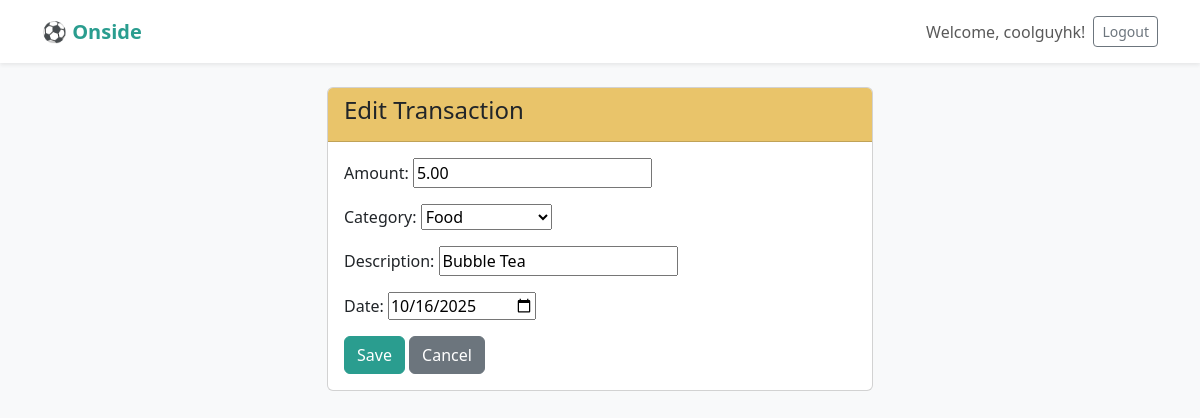
/transaction/1/edit/ (signed in), run on an earlier commit of the app's database.
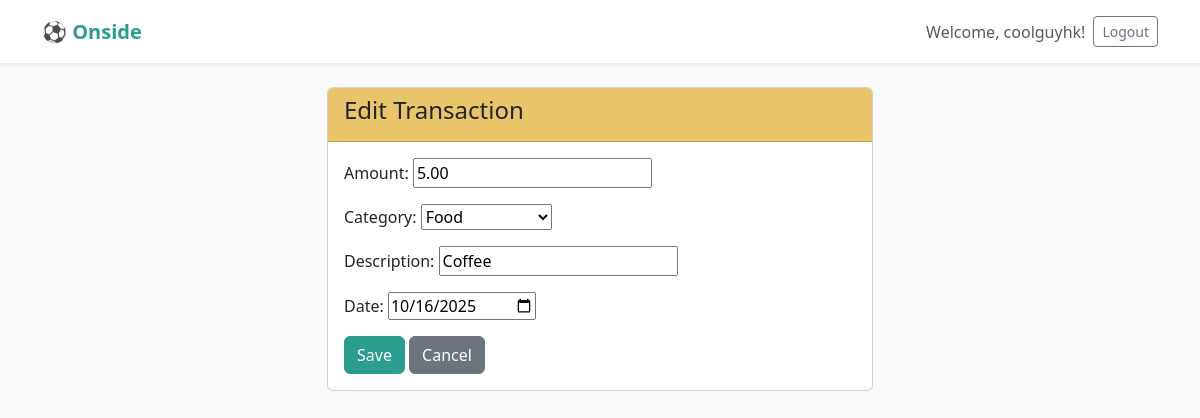
And on a later commit of the database.
### tracker/models.py (models this page shows, shortened)
class Transaction(models.Model):
    CATEGORY_CHOICES = [
        ('Food', 'Food'),
        ('Transport', 'Transport'),
        ('Bills', 'Bills'),
        ('Entertainment', 'Entertainment'),
        ('Shopping', 'Shopping'),
        ('Income', 'Income'),
        ('Other', 'Other'),
    ]
    user = models.ForeignKey(User, on_delete=models.CASCADE)
    amount = models.DecimalField(max_digits=10, decimal_places=2)
    category = models.CharField(max_length=50, choices=CATEGORY_CHOICES)
    description = models.CharField(max_length=255)
    date = models.DateField()
    class Meta:
        ordering = ['-date'] # Show newest transactions first

### tracker/views.py (the view)
# urls.py: path('transaction/<int:pk>/edit/', views.transaction_update_view, name='transaction_update'),
@login_required
def transaction_update_view(request, pk):
    transaction = get_object_or_404(Transaction, pk=pk, user=request.user)
    if request.method == 'POST':
        form = TransactionForm(request.POST, instance=transaction)
        if form.is_valid():
            form.save()
            return redirect('dashboard')
    else:
        form = TransactionForm(instance=transaction)
    return render(request, 'tracker/transaction_form.html', {'form': form, 'transaction': transaction})

### tracker/forms.py
class TransactionForm(forms.ModelForm):
    class Meta:
        model = Transaction
        fields = ['amount', 'category', 'description', 'date']
        widgets = {
            'date': forms.DateInput(attrs={'type': 'date'}), # Use a date picker widget
        }

### tracker/templates/tracker/transaction_form.html (shortened to what this page needs)
{% extends "tracker/base.html" %}
{% block content %}
<div class="row justify-content-center">
    <div class="col-md-6">
        <div class="card">
            <div class="card-header">
                <h4>{% if transaction %}Edit Transaction{% else %}Add New Transaction{% endif %}</h4>
            </div>
            <div class="card-body">
                <form method="post">
                    {{ form.as_p }}
                    <button type="submit" class="btn btn-primary">Save</button>
                    <a href="{% url 'dashboard' %}" class="btn btn-secondary">Cancel</a>
                </form>
            </div>
        </div>
    </div>
</div>
{% endblock %}

### tracker/templates/tracker/base.html (shortened to what this page needs)
<!DOCTYPE html>
<html lang="en">
<head>
    <link href="https://cdn.jsdelivr.net/npm/bootstrap@5.3.2/dist/css/bootstrap.min.css" rel="stylesheet">
</head>
<body>
    <nav class="navbar navbar-expand-lg navbar-light bg-white shadow-sm mb-4">
        <div class="container">
            <a class="navbar-brand" href="{% url 'dashboard' %}">⚽ Onside</a>
            {% if user.is_authenticated %}
            <span class="navbar-text d-flex align-items-center">
                <span class="me-2">Welcome, {{ user.username }}!</span>
                <form method="post" action="{% url 'logout' %}" style="display: inline;">
                    <button type="submit" class="btn btn-outline-secondary btn-sm">Logout</button>
                </form>
            </span>
            {% endif %}
        </div>
    </nav>
    <main class="container">
        {% block content %}{% endblock %}
    </main>
</body>
</html>

### tracker/templates/tracker/base.html (style rules this page uses)
body { background-color: #f8f9fa; }
.navbar-brand { font-weight: bold; color: #2a9d8f !important; }
.btn-primary { background-color: #2a9d8f; border-color: #2a9d8f; }
.card-header { background-color: #e9c46a; }

What changed in the data, as far as the page shows it:
changed Transaction "Food": description "Bubble Tea" → "Coffee"
